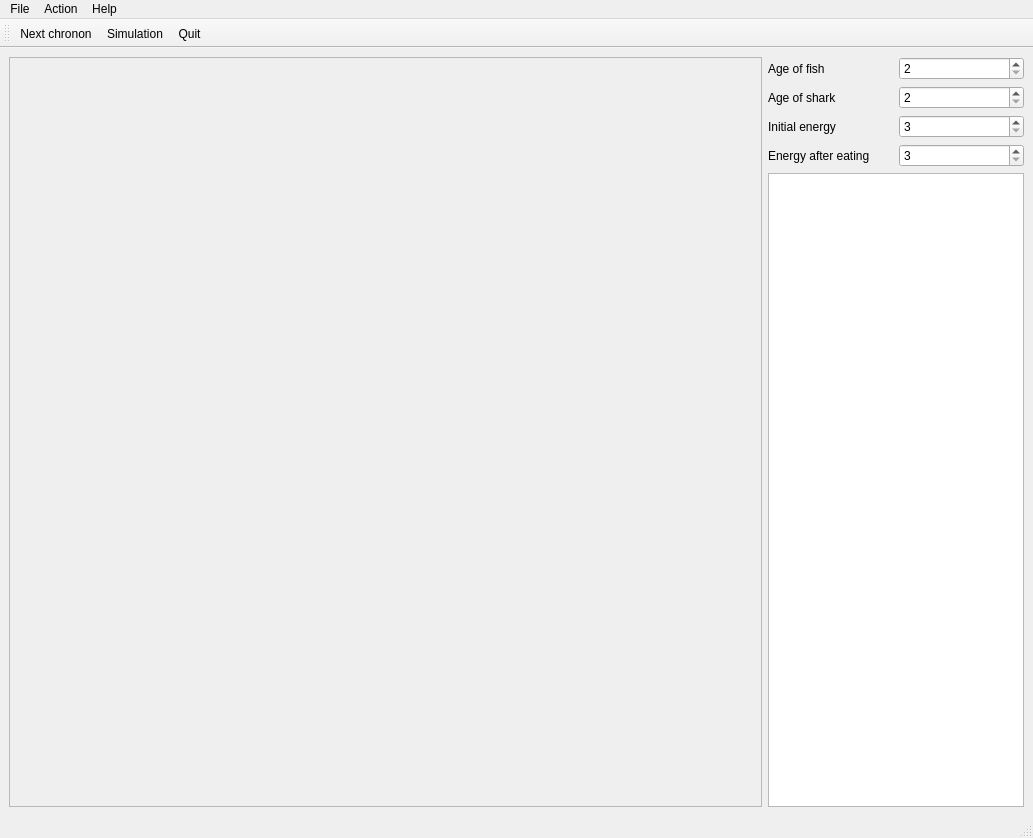
<?xml version="1.0" encoding="UTF-8"?>
<ui version="4.0">
 <class>MainWindow</class>
 <widget class="QMainWindow" name="MainWindow">
  <property name="geometry">
   <rect>
    <x>0</x>
    <y>0</y>
    <width>1033</width>
    <height>838</height>
   </rect>
  </property>
  <property name="windowTitle">
   <string>MainWindow</string>
  </property>
  <widget class="QWidget" name="centralwidget">
   <layout class="QGridLayout" name="gridLayout">
    <item row="3" column="3">
     <widget class="QLabel" name="age_fish">
      <property name="text">
       <string>Age of fish</string>
      </property>
      <property name="buddy">
       <cstring>age_fishBox</cstring>
      </property>
     </widget>
    </item>
    <item row="3" column="4">
     <widget class="QSpinBox" name="age_fishBox">
      <property name="minimum">
       <number>2</number>
      </property>
     </widget>
    </item>
    <item row="7" column="3" colspan="2">
     <widget class="QListWidget" name="palette">
      <property name="sizePolicy">
       <sizepolicy hsizetype="Preferred" vsizetype="Expanding">
        <horstretch>0</horstretch>
        <verstretch>0</verstretch>
       </sizepolicy>
      </property>
     </widget>
    </item>
    <item row="4" column="4">
     <widget class="QSpinBox" name="age_sharkBox">
      <property name="minimum">
       <number>2</number>
      </property>
     </widget>
    </item>
    <item row="3" column="2" rowspan="5">
     <widget class="QScrollArea" name="scrollArea">
      <property name="widgetResizable">
       <bool>true</bool>
      </property>
      <widget class="QWidget" name="scrollAreaWidgetContents">
       <property name="geometry">
        <rect>
         <x>0</x>
         <y>0</y>
         <width>751</width>
         <height>748</height>
        </rect>
       </property>
      </widget>
     </widget>
    </item>
    <item row="4" column="3">
     <widget class="QLabel" name="age_shark">
      <property name="text">
       <string>Age of shark</string>
      </property>
      <property name="buddy">
       <cstring>age_sharkBox</cstring>
      </property>
     </widget>
    </item>
    <item row="5" column="3">
     <widget class="QLabel" name="energy_initial">
      <property name="text">
       <string>Initial energy </string>
      </property>
      <property name="buddy">
       <cstring>energy_initialBox</cstring>
      </property>
     </widget>
    </item>
    <item row="5" column="4">
     <widget class="QSpinBox" name="energy_initialBox">
      <property name="minimum">
       <number>3</number>
      </property>
     </widget>
    </item>
    <item row="6" column="3">
     <widget class="QLabel" name="energy_eat">
      <property name="text">
       <string>Energy after eating</string>
      </property>
      <property name="buddy">
       <cstring>energy_eatBox</cstring>
      </property>
     </widget>
    </item>
    <item row="6" column="4">
     <widget class="QSpinBox" name="energy_eatBox">
      <property name="minimum">
       <number>3</number>
      </property>
     </widget>
    </item>
   </layout>
  </widget>
  <widget class="QMenuBar" name="menubar">
   <property name="geometry">
    <rect>
     <x>0</x>
     <y>0</y>
     <width>1033</width>
     <height>19</height>
    </rect>
   </property>
   <widget class="QMenu" name="menuFile">
    <property name="title">
     <string>File</string>
    </property>
    <addaction name="actionNew"/>
    <addaction name="actionOpen"/>
    <addaction name="actionSave"/>
    <addaction name="actionQuit"/>
   </widget>
   <widget class="QMenu" name="menuAction">
    <property name="title">
     <string>Action</string>
    </property>
    <addaction name="actionNext_chronon"/>
    <addaction name="actionSim"/>
   </widget>
   <widget class="QMenu" name="menuHelp">
    <property name="title">
     <string>Help</string>
    </property>
    <addaction name="actionAbout"/>
   </widget>
   <addaction name="menuFile"/>
   <addaction name="menuAction"/>
   <addaction name="menuHelp"/>
  </widget>
  <widget class="QStatusBar" name="statusbar"/>
  <widget class="QToolBar" name="toolBar">
   <property name="windowTitle">
    <string>toolBar</string>
   </property>
   <attribute name="toolBarArea">
    <enum>TopToolBarArea</enum>
   </attribute>
   <attribute name="toolBarBreak">
    <bool>false</bool>
   </attribute>
   <addaction name="actionNext_chronon"/>
   <addaction name="actionSim"/>
   <addaction name="actionQuit"/>
  </widget>
  <action name="actionNew">
   <property name="text">
    <string>New</string>
   </property>
  </action>
  <action name="actionOpen">
   <property name="text">
    <string>Open</string>
   </property>
  </action>
  <action name="actionSave">
   <property name="text">
    <string>Save</string>
   </property>
  </action>
  <action name="actionQuit">
   <property name="text">
    <string>Quit</string>
   </property>
  </action>
  <action name="actionAbout">
   <property name="text">
    <string>About</string>
   </property>
  </action>
  <action name="actionNext_chronon">
   <property name="text">
    <string>Next chronon</string>
   </property>
  </action>
  <action name="actionSim">
   <property name="text">
    <string>Simulation</string>
   </property>
  </action>
 </widget>
 <tabstops>
  <tabstop>scrollArea</tabstop>
  <tabstop>age_fishBox</tabstop>
  <tabstop>age_sharkBox</tabstop>
  <tabstop>energy_initialBox</tabstop>
  <tabstop>energy_eatBox</tabstop>
  <tabstop>palette</tabstop>
 </tabstops>
 <resources/>
 <connections>
  <connection>
   <sender>actionQuit</sender>
   <signal>triggered()</signal>
   <receiver>MainWindow</receiver>
   <slot>close()</slot>
   <hints>
    <hint type="sourcelabel">
     <x>-1</x>
     <y>-1</y>
    </hint>
    <hint type="destinationlabel">
     <x>527</x>
     <y>379</y>
    </hint>
   </hints>
  </connection>
 </connections>
</ui>
